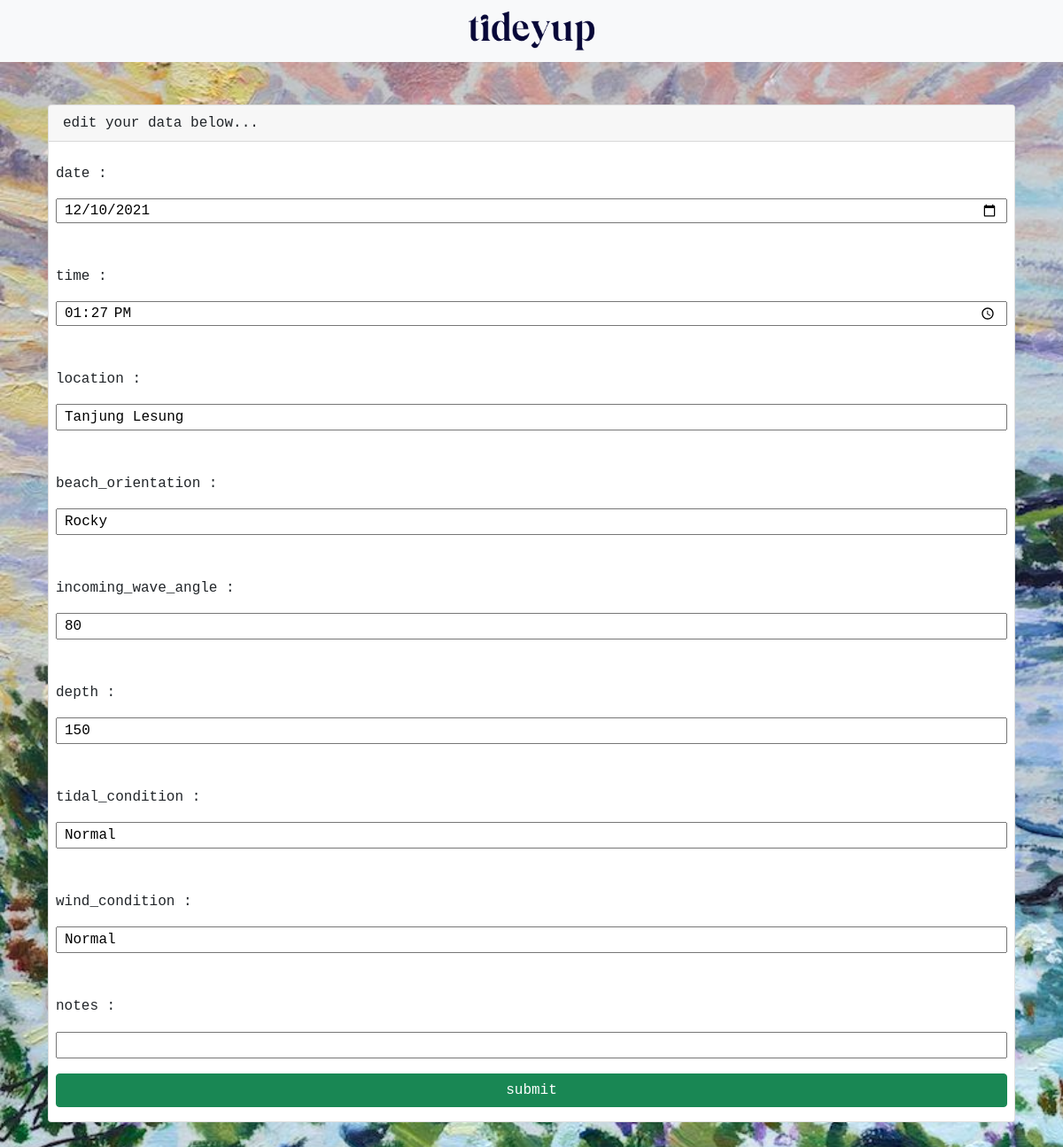
Page /tideyupnew/user/edit.php?id_data=1 (signed in) on the committed database.
### tables this page shows
CREATE TABLE `tidepad` (
  `id_data` int(11) NOT NULL,
  `id_user` int(11) NOT NULL,
  `date` date NOT NULL,
  `time` time(6) NOT NULL,
  `location` varchar(1000) NOT NULL,
  `beach_orientation` varchar(255) NOT NULL,
  `incoming_wave_angle` varchar(255) NOT NULL,
  `depth` varchar(255) NOT NULL,
  `tidal_condition` varchar(255) NOT NULL,
  `wind_condition` varchar(255) NOT NULL,
  `notes` varchar(255) NOT NULL
);

### tideyupnew/user/edit.php (the view, shortened to what this page needs)
<?php
    include ("koneksi.php");
    $id_data = $_GET['id_data'];
    $tabel = "SELECT * FROM tidepad WHERE id_data = '$id_data'";
    $query = mysqli_query($koneksi, $tabel);
    $row = mysqli_fetch_assoc($query);
?>
<!DOCTYPE html>
<html>
    <link href="https://cdn.jsdelivr.net/npm/bootstrap@5.1.1/dist/css/bootstrap.min.css" rel="stylesheet">
<head>
	<nav class="navbar sticky-top navbar-light bg-light">
 		 <a class="navbar-brand mx-auto" align="center" href="index.php">
   		 <img src="img/logo.png" width="70%" height="70%" class="d-inline-block align-top" alt="">
  		 </a>
    </nav>
</head>
<body>
    <div class="container col-md px-4 py-5">
      <div class="card font-monospace">
        <div class="card-header">
        edit your data below...
        </div>
        <div class="card-body">
        <div class="row g-3 align-items-center">
    <form action="proses_edit.php" method="POST">
    <div class="row g-3 align-items-center">
    <input type="hidden" name="id_data" value="<?php echo $row['id_data']; ?>"><br/>
        date : <input type="date" name="date" value="<?php echo $row['date']; ?>"><br/><br>
        time : <input type="time" name="time" value="<?php echo date('H:i',strtotime($row['time']));?>"><br/><br>
        location : <input type="text" name="location" value="<?php echo $row['location']; ?>"><br/><br>
        beach_orientation : <input type="text" name="beach_orientation" value="<?php echo $row['beach_orientation']; ?>"><br/><br>
        incoming_wave_angle : <input type="text" name="incoming_wave_angle" value="<?php echo $row['incoming_wave_angle']; ?>"><br/><br>
        depth : <input type="text" name="depth" value="<?php echo $row['depth']; ?>"><br/><br>
        tidal_condition : <input type="text" name="tidal_condition" value="<?php echo $row['tidal_condition']; ?>"><br/><br>
        wind_condition : <input type="text" name="wind_condition" value="<?php echo $row['wind_condition']; ?>"><br/><br>
        notes : <input type="text" name="notes" value="<?php echo $row['notes'];?> "><br/><br>
        <input type="submit" value="submit" class="btn btn-success" name="submit">
    </form>
    </div>
    </div>
</body>
</html>

### tideyupnew/user/edit.php (style rules this page uses)
html { height: 100%; }
body { background-color: #393644; background-image: url('img/sesh.jpg'); background-repeat: no-repeat; background-attachment: fixed; background-size: cover; }

### rows in the picture
tidepad: date "12/10/2021", time "13:27", location "Tanjung Lesung", beach_orientation "Rocky", incoming_wave_angle "80", depth "150", tidal_condition "Normal", wind_condition "Normal"
